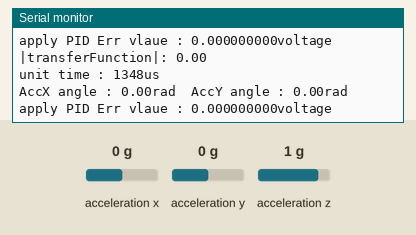
This sketch was run on a simulated Arduino Uno, built with avr-gcc and run on an emulated ATmega328P. On the bench: the last lines printed to the serial monitor. Wiring (inferred from the names in the program): MPU-6050 motion sensor at I2C address 0x68. The inputs (shaded band) are chosen by the test bench; at power-on: acceleration z 1 g, acceleration x 0 g, acceleration y 0 g.

Above: at 1.8 s.
1.9 s: acceleration z set to 0 g
At 2.8 s:
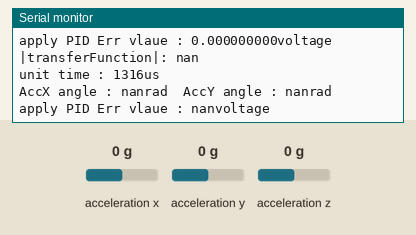
3.5 s: acceleration x set to -1.4 g
At 4.8 s:
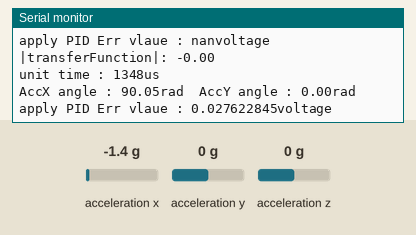
5.0 s: acceleration y set to -1.4 g
At 5.9 s:
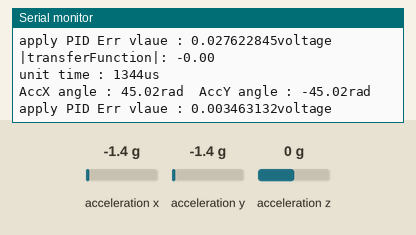
Timing chart, 0 to 8.0 s (numbered marks = the images above; inputs shaded):
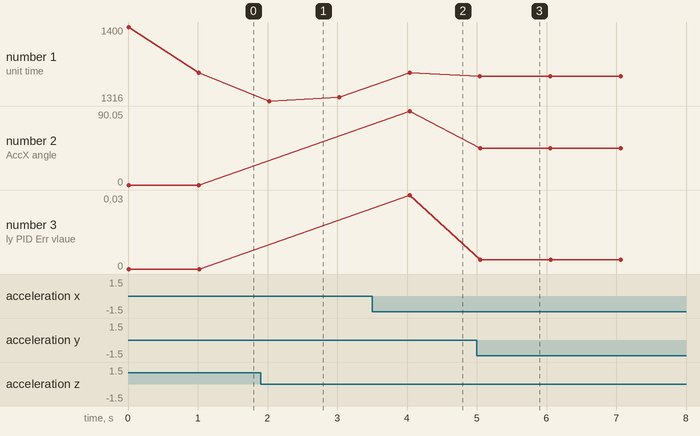

The sketch:

angularvelocirt_PD_test.ino
```cpp
/*
   PD 값을 산출하여 각도변화값에 대한 PD보상기를 구현해본다.
*/
#define RADIAN_TO_DEGREE    180/3.14
#include <Wire.h>
#include <stdio.h>
const int MPU_addr=0x68;    //I2C address of the MPU-6050
int16_t AcX,AcY,AcZ;
double AccangleX,AccangleY;
double Kp=-1,Ki=0,Kd=-10;


class PID{
    public:
        double compute_PID(double errValue,long unit_time);
        double transferFunction(long unit_time,double impulse_signal);


};

double PID::transferFunction(long unit_time,double impulse_signal){
    double unit_time_to_sec=unit_time;

    return 5.1*(-0.87*exp(-0.76*unit_time_to_sec)-(0.873)*exp(-0.76*unit_time_to_sec)+(impulse_signal)
    -0.002*exp(-0.22*unit_time_to_sec));   //invert Laplace transfer , only real component
}

double PID::compute_PID(double errValue,long unit_time){
    double P=Kp*errValue;   //compute P control component [rad]
    double I=Ki*errValue*unit_time;     //compute I control component [rad/microsec]  meaning raditional velocity
    double D=Kd*errValue/(unit_time*1000*1000);     //compute D control component [rad/microsec]  meaning raditional accelation
    double impulse_signal=D*errValue;
    double PID_component=P+I+D;
    double vlaue_of_transferFunction_in_time=transferFunction(unit_time,impulse_signal);
    Serial.print("|transferFunction|: ");Serial.print(transferFunction(unit_time,impulse_signal));Serial.println(" ");
    return PID_component*vlaue_of_transferFunction_in_time;
}


void initial(){     //setting MPU6050 initial state for I2C communication
Wire.begin();
Wire.beginTransmission(MPU_addr);
Wire.write(0x6B);
Wire.write(0);
Wire.endTransmission(true);

}
void getdata(){
    Wire.beginTransmission(MPU_addr);
    Wire.write(0x3B);   //start from 0x3B resgister data read/wirte
    Wire.endTransmission(false);
    Wire.requestFrom(MPU_addr,6,true); //request 14 register form 0x3B

    AcX=Wire.read()<<8|Wire.read(); //read data register 0x3B ,0x3C   AcX=[0x3Bdata 0x3Cdata]
    AcY=Wire.read()<<8|Wire.read(); //read data register 0x3D,0x3E AcY=[0x3Ddata 0x3Edata]
    AcZ=Wire.read()<<8|Wire.read(); //read data register 0x3F,0x40 AcZ=[0x3Fdata 0x40data]
}

void computeangle(){
    AccangleX=atan(-AcX/(sqrt(pow(AcY,2)+pow(AcZ,2))))*RADIAN_TO_DEGREE;//   Xangle return [-90,90]
    AccangleY=atan(AcY/(sqrt(pow(AcX,2)+pow(AcZ,2))))*RADIAN_TO_DEGREE;  //  Yangle return [-90,90]

}

void setup(){
    Serial.begin(115200);
    Serial.println("Serial begin... boud rate 115200");
    initial();
    Serial.println("I2C Initialize has succ...");
}


void loop(){
    PID PID_Object;
    long previous,now,unit_time;
    double PD_errValue;
    //각도를 계산하는 동안의 시간 구하기[rad/microsec]
    previous=micros();
    getdata();
    computeangle();

    now=micros();
    unit_time=now-previous;
    PD_errValue=PID_Object.compute_PID(AccangleX,unit_time);


    Serial.print("unit time : ");Serial.print(unit_time);Serial.print("us"); Serial.println("");
    Serial.print("AccX angle : ");Serial.print(AccangleX);Serial.print("rad");
    Serial.print("  AccY angle : ");Serial.print(AccangleY);Serial.print("rad"); Serial.println("");
   Serial.print("apply PID Err vlaue : ");Serial.print(PD_errValue,9); Serial.print("voltage");Serial.println(" ");
    delay(1000);


}
```

Measured:
- after the input at 1.9 s, the serial monitor: prints a new line after 0.12 s (image 1)
- after the input at 3.5 s, the serial monitor: prints a new line after 0.53 s (image 2)
- after the input at 5.0 s, the serial monitor: prints a new line after 0.05 s (image 3)
- plotted number 1: 1348 → 1320 after the input at 1.9 s
- plotted number 2: 0 → 90.05 after the input at 3.5 s, 90.05 → 45.02 after the input at 5.0 s
- plotted number 3: 0 → 0.03 after the input at 3.5 s, 0.03 → 0 after the input at 5.0 s
